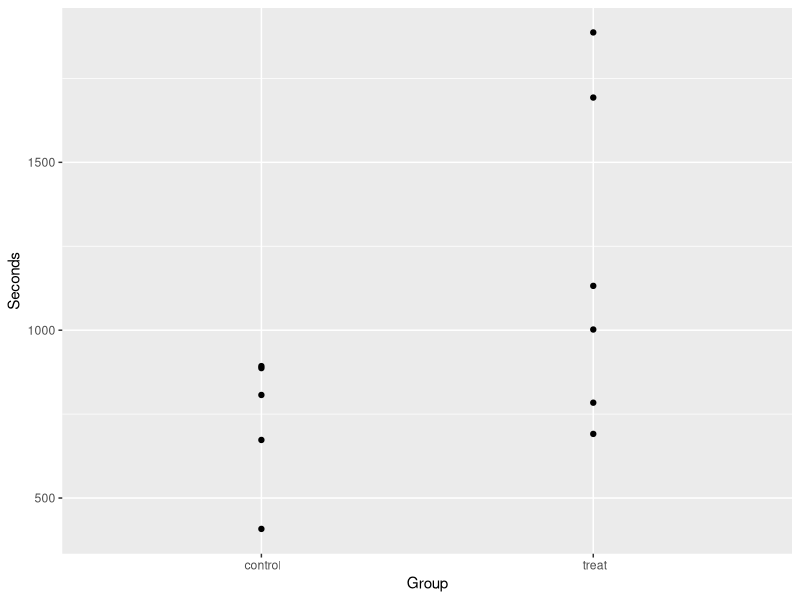
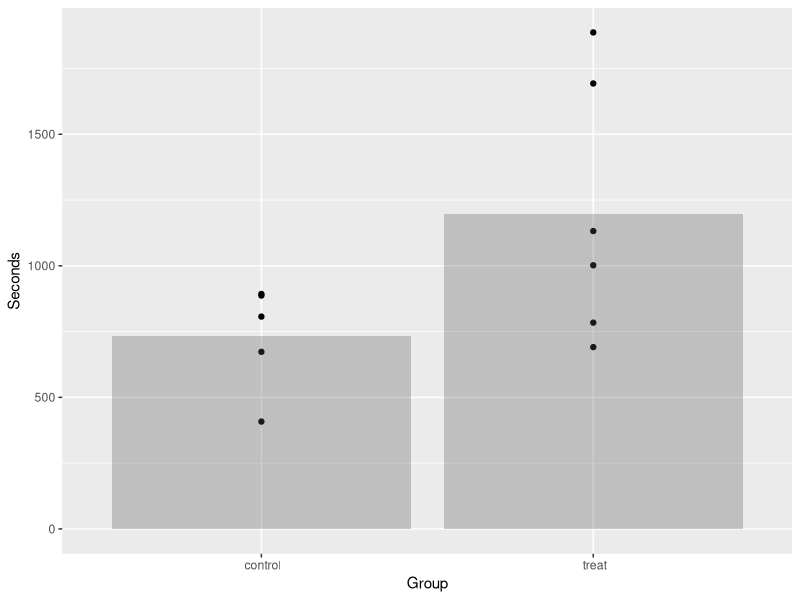
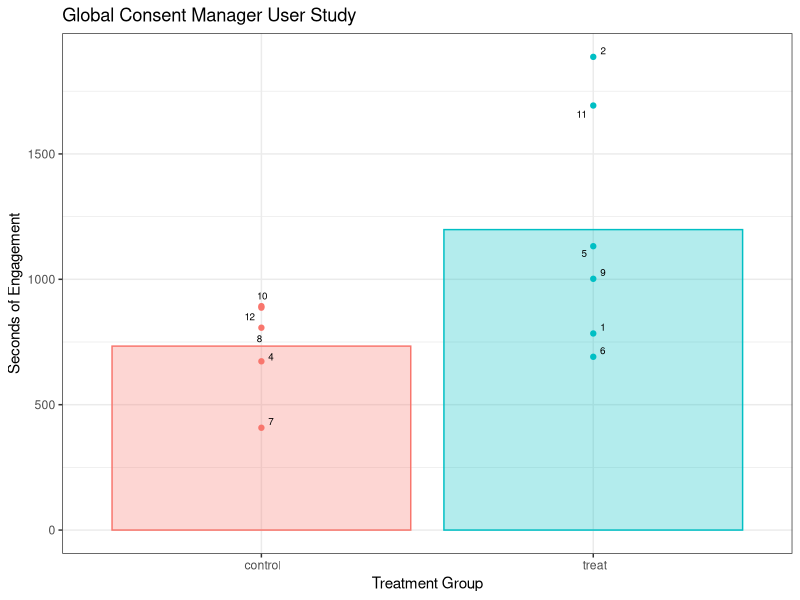

Recreate these plots in R, in order.
library(lsmeans)
library(ggplot2)
library(dplyr)
library(ggrepel)

gsm <- read.csv(file="./times-by-treatment.csv")
summary(gsm)
pairwise.t.test(gsm$Seconds, gsm$Group,  p.adj = "bonferroni")
t.test(gsm$Seconds ~ gsm$Group)
TukeyHSD(aov(Seconds ~ gsm$Group, gsm))

gsm2 <- subset(gsm, ID != 3)
pairwise.t.test(gsm2$Seconds, gsm2$Group,  p.adj = "bonferroni")
t.test(gsm2$Seconds ~ gsm2$Group)
TukeyHSD(aov(Seconds ~ gsm2$Group, gsm2))

ggplot(gsm2, aes(x = Group, y = Seconds)) +
  geom_point()

gd <- gsm2 %>%
  group_by(Group) %>%
  summarise(Seconds = mean(Seconds))
gd

ggplot(gsm2, aes(x = Group, y = Seconds)) +
  geom_point() +
  geom_bar(data = gd, stat = "identity", alpha = .3)

ggplot(gsm2, aes(x = Group, y = Seconds, color = Group, fill = Group)) +
  geom_bar(data = gd, stat = "identity", alpha = .3) +
  ggrepel::geom_text_repel(aes(label = ID), color = "black", size = 2.5, segment.color = "grey") +
  geom_point() +
  guides(color = "none", fill = "none") +
  theme_bw() +
  labs(
    title = "Global Consent Manager User Study",
    x = "Treatment Group",
    y = "Seconds of Engagement"
  )
